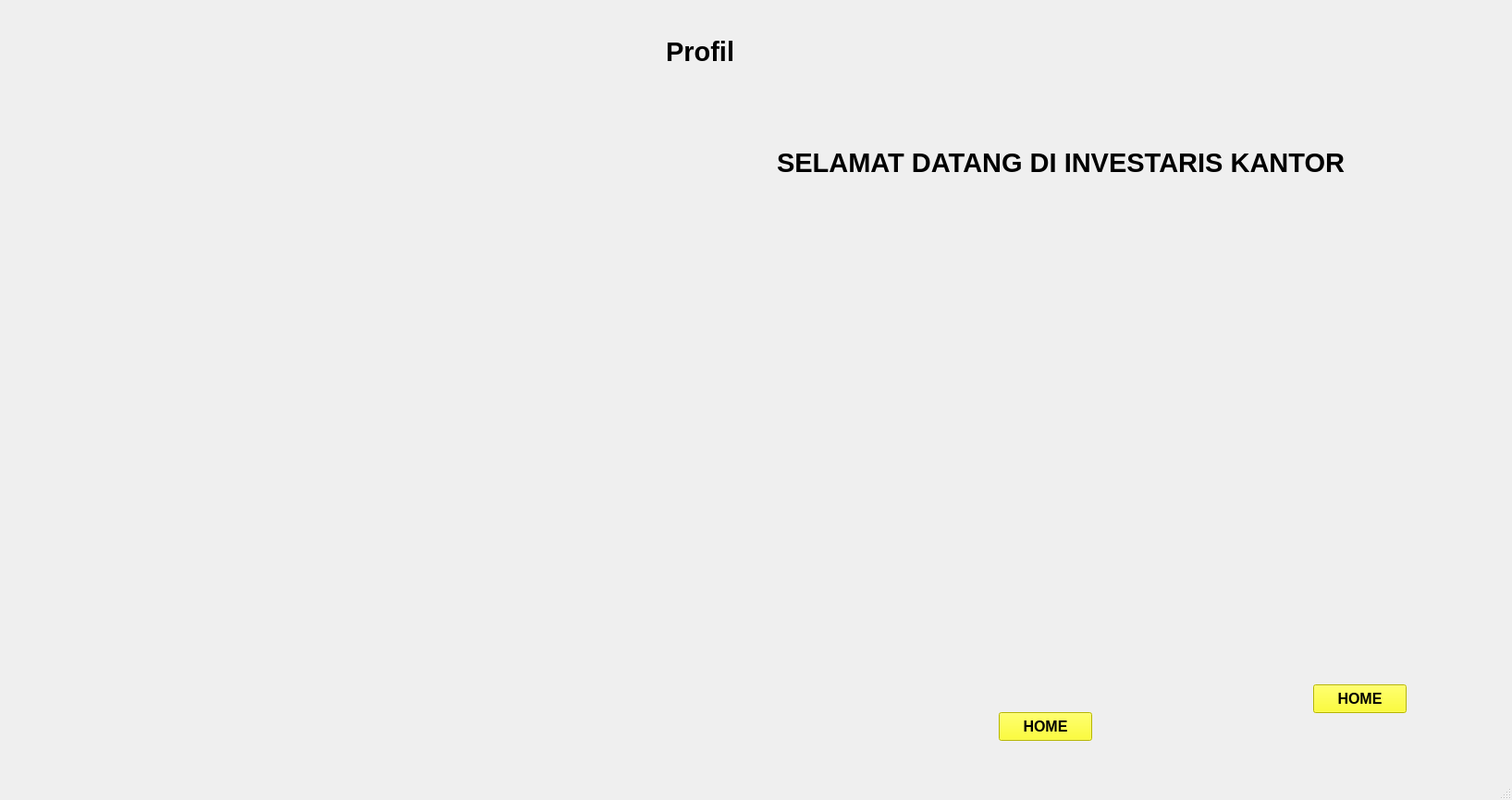
<?xml version="1.0" encoding="UTF-8"?>
<ui version="4.0">
 <class>profil</class>
 <widget class="QMainWindow" name="profil">
  <property name="geometry">
   <rect>
    <x>0</x>
    <y>0</y>
    <width>1635</width>
    <height>865</height>
   </rect>
  </property>
  <property name="windowTitle">
   <string>MainWindow</string>
  </property>
  <widget class="QWidget" name="centralwidget">
   <widget class="QLabel" name="label_bc">
    <property name="geometry">
     <rect>
      <x>0</x>
      <y>-160</y>
      <width>1611</width>
      <height>951</height>
     </rect>
    </property>
    <property name="styleSheet">
     <string notr="true">background-color: qlineargradient(spread:pad, x1:1, y1:0, x2:1, y2:0, stop:0 rgba(0, 0, 0, 0), stop:1 rgba(255, 255, 255, 0));
color: rgb(0, 0, 0);</string>
    </property>
    <property name="text">
     <string/>
    </property>
    <property name="pixmap">
     <pixmap>../../../../Downloads/bahan qt/New folder/bc.jpeg</pixmap>
    </property>
    <property name="scaledContents">
     <bool>true</bool>
    </property>
   </widget>
   <widget class="QLabel" name="lbl_title">
    <property name="geometry">
     <rect>
      <x>840</x>
      <y>130</y>
      <width>791</width>
      <height>91</height>
     </rect>
    </property>
    <property name="font">
     <font>
      <family>Arial</family>
      <pointsize>22</pointsize>
      <bold>true</bold>
     </font>
    </property>
    <property name="styleSheet">
     <string notr="true">background-color: qlineargradient(spread:pad, x1:1, y1:0, x2:1, y2:0, stop:0 rgba(0, 0, 0, 0), stop:1 rgba(255, 255, 255, 0));
color: rgb(0, 0, 0);</string>
    </property>
    <property name="text">
     <string>SELAMAT DATANG DI INVESTARIS KANTOR </string>
    </property>
   </widget>
   <widget class="QLabel" name="lbl_title_2">
    <property name="geometry">
     <rect>
      <x>720</x>
      <y>10</y>
      <width>101</width>
      <height>91</height>
     </rect>
    </property>
    <property name="font">
     <font>
      <family>Arial</family>
      <pointsize>22</pointsize>
      <bold>true</bold>
     </font>
    </property>
    <property name="styleSheet">
     <string notr="true">background-color: qlineargradient(spread:pad, x1:1, y1:0, x2:1, y2:0, stop:0 rgba(0, 0, 0, 0), stop:1 rgba(255, 255, 255, 0));
color: rgb(0, 0, 0);</string>
    </property>
    <property name="text">
     <string>Profil</string>
    </property>
   </widget>
   <widget class="QPushButton" name="pushButton">
    <property name="geometry">
     <rect>
      <x>1420</x>
      <y>740</y>
      <width>101</width>
      <height>31</height>
     </rect>
    </property>
    <property name="font">
     <font>
      <family>Arial</family>
      <pointsize>12</pointsize>
      <bold>true</bold>
     </font>
    </property>
    <property name="styleSheet">
     <string notr="true">background-color: rgb(255, 255, 0);
color: rgb(0, 0, 0);</string>
    </property>
    <property name="text">
     <string>HOME</string>
    </property>
   </widget>
   <widget class="QPushButton" name="pushButton_2">
    <property name="geometry">
     <rect>
      <x>1080</x>
      <y>770</y>
      <width>101</width>
      <height>31</height>
     </rect>
    </property>
    <property name="font">
     <font>
      <family>Arial</family>
      <pointsize>12</pointsize>
      <bold>true</bold>
     </font>
    </property>
    <property name="styleSheet">
     <string notr="true">background-color: rgb(255, 255, 0);
color: rgb(0, 0, 0);</string>
    </property>
    <property name="text">
     <string>HOME</string>
    </property>
   </widget>
   <zorder>lbl_title</zorder>
   <zorder>label_bc</zorder>
   <zorder>lbl_title_2</zorder>
   <zorder>pushButton</zorder>
   <zorder>pushButton_2</zorder>
  </widget>
  <widget class="QMenuBar" name="menubar">
   <property name="geometry">
    <rect>
     <x>0</x>
     <y>0</y>
     <width>1635</width>
     <height>25</height>
    </rect>
   </property>
  </widget>
  <widget class="QStatusBar" name="statusbar"/>
 </widget>
 <resources/>
 <connections/>
</ui>
